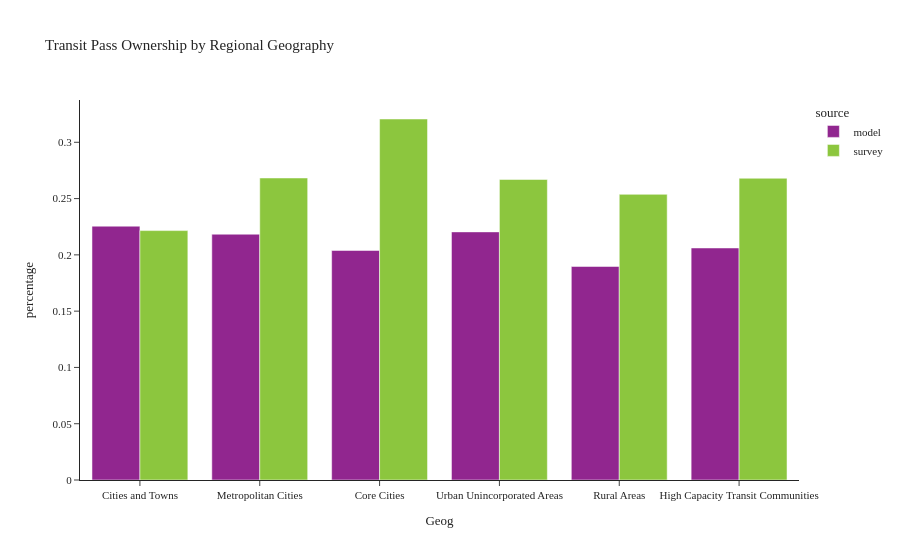

Write notebook code for a chart like this one.
### Code cell
plot_transit_pass(person, 'rg_proposed', 'Regional Geography', 'Geog')

### Figure 1 — Plotly figure (JSON) as saved in the notebook; plotly's stock layout.template omitted (floating-point values rounded to 4 significant figures)
{"data": [{"alignmentgroup": "True", "customdata": [[87297], [279203], [204278], [39665], [104535], [197302]], "hovertemplate": "source=model<br>rg_proposed=%{x}<br>percentage=%{y}<br>sample count=%{customdata[0]}<extra></extra>", "legendgroup": "model", "marker": {"color": "#91268F", "pattern": {"shape": ""}}, "name": "model", "offsetgroup": "model", "orientation": "v", "showlegend": true, "textposition": "auto", "type": "bar", "x": ["Cities and Towns", "Metropolitan Cities", "Core Cities", "Urban Unincorporated Areas", "Rural Areas", "High Capacity Transit Communities"], "xaxis": "x", "y": [0.2255, 0.2183, 0.2039, 0.2204, 0.1897, 0.2061], "yaxis": "y"}, {"alignmentgroup": "True", "customdata": [[47], [323], [189], [365], [490], [261]], "hovertemplate": "source=survey<br>rg_proposed=%{x}<br>percentage=%{y}<br>sample count=%{customdata[0]}<extra></extra>", "legendgroup": "survey", "marker": {"color": "#8CC63E", "pattern": {"shape": ""}}, "name": "survey", "offsetgroup": "survey", "orientation": "v", "showlegend": true, "textposition": "auto", "type": "bar", "x": ["Urban Unincorporated Areas", "High Capacity Transit Communities", "Cities and Towns", "Core Cities", "Metropolitan Cities", "Rural Areas"], "xaxis": "x", "y": [0.267, 0.2681, 0.2216, 0.3207, 0.2683, 0.2538], "yaxis": "y"}], "layout": {"barmode": "group", "legend": {"title": {"text": "source"}, "tracegroupgap": 0}, "title": {"text": "Transit Pass Ownership by Regional Geography"}, "xaxis": {"anchor": "y", "domain": [0.0, 1.0], "title": {"text": "Geog"}}, "yaxis": {"anchor": "x", "domain": [0.0, 1.0], "title": {"text": "percentage"}}}}
